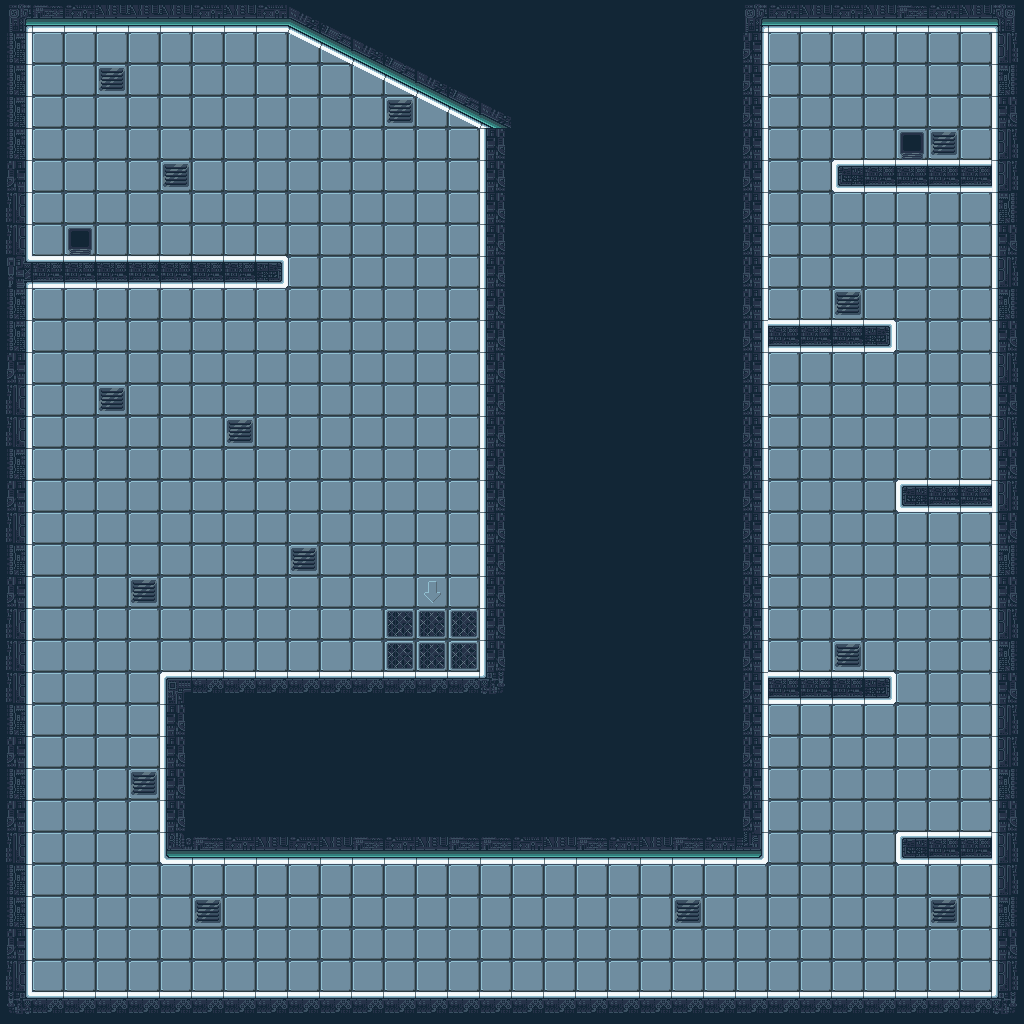

Below is a game level as drawn by its tile map, then a one-line description and the .tmx file that defines it, in full:
An orthogonal 32x32 tile map with 32x32 px tiles, 2 tile layers (Background, Walls) and 16 objects.

<map version="1.5" tiledversion="2021.03.23" orientation="orthogonal" renderorder="right-down" width="32" height="32" tilewidth="32" tileheight="32" infinite="0" nextlayerid="7" nextobjectid="24">
 <tileset firstgid="1" source="lab.tsx" />
 <layer id="2" name="Background" width="32" height="32">
  <data encoding="csv">
0,0,0,0,0,0,0,0,0,0,0,0,0,0,0,0,0,0,0,0,0,0,0,0,0,0,0,0,0,0,0,0,
0,31,31,31,31,31,31,31,31,31,31,31,31,31,31,31,31,31,31,31,31,31,31,31,31,31,31,31,31,31,31,0,
0,31,31,31,31,31,31,31,31,31,31,31,31,31,31,31,31,31,31,31,31,31,31,31,31,31,31,31,31,31,31,0,
0,31,31,31,31,31,31,31,31,31,31,31,31,31,31,31,31,31,31,31,31,31,31,31,31,31,31,31,31,31,31,0,
0,31,31,31,31,31,31,31,31,31,31,31,31,31,31,31,31,31,31,31,31,31,31,31,31,31,31,31,31,31,31,0,
0,31,31,31,31,31,31,31,31,31,31,31,31,31,31,31,31,31,31,31,31,31,31,31,31,31,31,31,31,31,31,0,
0,31,31,31,31,31,31,31,31,31,31,31,31,31,31,31,31,31,31,31,31,31,31,31,31,31,31,31,31,31,31,0,
0,31,31,31,31,31,31,31,31,31,31,31,31,31,31,31,31,31,31,31,31,31,31,31,31,31,31,31,31,31,31,0,
0,31,31,31,31,31,31,31,31,31,31,31,31,31,31,31,31,31,31,31,31,31,31,31,31,31,31,31,31,31,31,0,
0,31,31,31,31,31,31,31,31,31,31,31,31,31,31,31,31,31,31,31,31,31,31,31,31,31,31,31,31,31,31,0,
0,31,31,31,31,31,31,31,31,31,31,31,31,31,31,31,31,31,31,31,31,31,31,31,31,31,31,31,31,31,31,0,
0,31,31,31,31,31,31,31,31,31,31,31,31,31,31,31,31,31,31,31,31,31,31,31,31,31,31,31,31,31,31,0,
0,31,31,31,31,31,31,31,31,31,31,31,31,31,31,31,31,31,31,31,31,31,31,31,31,31,31,31,31,31,31,0,
0,31,31,31,31,31,31,31,31,31,31,31,31,31,31,31,31,31,31,31,31,31,31,31,31,31,31,31,31,31,31,0,
0,31,31,31,31,31,31,31,31,31,31,31,31,31,31,31,31,31,31,31,31,31,31,31,31,31,31,31,31,31,31,0,
0,31,31,31,31,31,31,31,31,31,31,31,31,31,31,31,31,31,31,31,31,31,31,31,31,31,31,31,31,31,31,0,
0,31,31,31,31,31,31,31,31,31,31,31,31,31,31,31,31,31,31,31,31,31,31,31,31,31,31,31,31,31,31,0,
0,31,31,31,31,31,31,31,31,31,31,31,31,31,31,31,31,31,31,31,31,31,31,31,31,31,31,31,31,31,31,0,
0,31,31,31,31,31,31,31,31,31,31,31,31,31,31,31,31,31,31,31,31,31,31,31,31,31,31,31,31,31,31,0,
0,31,31,31,31,31,31,31,31,31,31,31,31,31,31,31,31,31,31,31,31,31,31,31,31,31,31,31,31,31,31,0,
0,31,31,31,31,31,31,31,31,31,31,31,31,31,31,31,31,31,31,31,31,31,31,31,31,31,31,31,31,31,31,0,
0,31,31,31,31,31,31,31,31,31,31,31,31,31,31,31,31,31,31,31,31,31,31,31,31,31,31,31,31,31,31,0,
0,31,31,31,31,31,31,31,31,31,31,31,31,31,31,31,31,31,31,31,31,31,31,31,31,31,31,31,31,31,31,0,
0,31,31,31,31,31,31,31,31,31,31,31,31,31,31,31,31,31,31,31,31,31,31,31,31,31,31,31,31,31,31,0,
0,31,31,31,31,31,31,31,31,31,31,31,31,31,31,31,31,31,31,31,31,31,31,31,31,31,31,31,31,31,31,0,
0,31,31,31,31,31,31,31,31,31,31,31,31,31,31,31,31,31,31,31,31,31,31,31,31,31,31,31,31,31,31,0,
0,31,31,31,31,31,31,31,31,31,31,31,31,31,31,31,31,31,31,31,31,31,31,31,31,31,31,31,31,31,31,0,
0,31,31,31,31,31,31,31,31,31,31,31,31,31,31,31,31,31,31,31,31,31,31,31,31,31,31,31,31,31,31,0,
0,31,31,31,31,31,31,31,31,31,31,31,31,31,31,31,31,31,31,31,31,31,31,31,31,31,31,31,31,31,31,0,
0,31,31,31,31,31,31,31,31,31,31,31,31,31,31,31,31,31,31,31,31,31,31,31,31,31,31,31,31,31,31,0,
0,31,31,31,31,31,31,31,31,31,31,31,31,31,31,31,31,31,31,31,31,31,31,31,31,31,31,31,31,31,31,0,
0,0,0,0,0,0,0,0,0,0,0,0,0,0,0,0,0,0,0,0,0,0,0,0,0,0,0,0,0,0,0,0
</data>
 </layer>
 <layer id="1" name="Walls" width="32" height="32">
  <data encoding="csv">
15,76,77,78,78,78,77,78,77,35,36,59,59,59,59,59,59,59,58,58,58,58,58,15,77,78,77,78,76,77,78,16,
52,0,0,0,0,0,0,0,0,44,45,35,36,59,59,59,59,59,49,50,51,51,51,61,0,0,0,0,0,0,0,66,
52,0,0,22,0,0,0,0,0,0,0,44,45,35,36,59,59,59,58,59,60,60,60,61,0,0,0,0,0,0,0,48,
52,0,0,0,0,0,0,0,0,0,0,0,22,44,45,35,59,59,67,68,69,69,69,61,0,0,0,0,0,0,0,57,
52,0,0,0,0,0,0,0,0,0,0,0,0,0,0,57,59,59,49,49,67,68,69,61,0,0,0,0,30,22,0,66,
61,0,0,0,0,22,0,0,0,0,0,0,0,0,0,57,59,59,58,58,67,68,69,61,0,0,32,33,33,33,33,66,
70,0,0,0,0,0,0,0,0,0,0,0,0,0,0,57,59,59,67,67,67,68,69,61,0,0,0,0,0,0,0,48,
70,0,30,0,0,0,0,0,0,0,0,0,0,0,0,57,59,59,49,49,67,68,69,61,0,0,0,0,0,0,0,57,
46,33,33,33,33,33,33,33,34,0,0,0,0,0,0,57,59,59,58,58,67,68,69,61,0,0,0,0,0,0,0,66,
52,0,0,0,0,0,0,0,0,0,0,0,0,0,0,57,59,59,67,67,67,68,69,61,0,0,22,0,0,0,0,48,
52,0,0,0,0,0,0,0,0,0,0,0,0,0,0,57,59,59,67,67,67,68,69,61,33,33,33,34,0,0,0,57,
61,0,0,0,0,0,0,0,0,0,0,0,0,0,0,57,59,59,67,68,67,68,69,61,0,0,0,0,0,0,0,66,
70,0,0,22,0,0,0,0,0,0,0,0,0,0,0,57,59,59,67,68,69,51,60,61,0,0,0,0,0,0,0,57,
70,0,0,0,0,0,0,22,0,0,0,0,0,0,0,57,59,59,67,68,69,60,69,61,0,0,0,0,0,0,0,66,
52,0,0,0,0,0,0,0,0,0,0,0,0,0,0,57,59,59,67,68,69,69,51,61,0,0,0,0,0,0,0,57,
61,0,0,0,0,0,0,0,0,0,0,0,0,0,0,57,59,59,49,67,68,69,60,61,0,0,0,0,32,33,33,66,
70,0,0,0,0,0,0,0,0,0,0,0,0,0,0,57,59,59,49,67,68,69,69,61,0,0,0,0,0,0,0,57,
52,0,0,0,0,0,0,0,0,22,0,0,0,0,0,57,59,59,58,67,67,68,69,61,0,0,0,0,0,0,0,48,
61,0,0,0,22,0,0,0,0,0,0,0,0,20,0,57,59,59,67,67,67,68,69,61,0,0,0,0,0,0,0,57,
70,0,0,0,0,0,0,0,0,0,0,0,21,21,21,57,59,59,67,68,69,69,60,61,0,0,0,0,0,0,0,66,
70,0,0,0,0,0,0,0,0,0,0,0,21,21,21,57,59,59,49,67,68,69,69,61,0,0,22,0,0,0,0,48,
70,0,0,0,0,39,41,41,41,41,41,41,41,41,41,25,59,59,49,50,67,68,69,61,33,33,33,34,0,0,0,57,
52,0,0,0,0,57,49,50,49,49,50,49,50,49,49,50,49,50,58,49,67,68,69,61,0,0,0,0,0,0,0,66,
61,0,0,0,0,57,49,49,58,49,49,49,49,58,58,49,49,49,67,58,67,68,69,61,0,0,0,0,0,0,0,66,
52,0,0,0,22,57,58,58,67,58,58,58,58,67,67,58,58,58,58,67,67,68,69,61,0,0,0,0,0,0,0,48,
61,0,0,0,0,57,67,67,67,67,67,67,67,67,68,67,67,67,67,67,67,68,69,61,0,0,0,0,0,0,0,57,
70,0,0,0,0,75,76,77,78,77,78,76,77,78,76,76,77,78,76,77,78,76,77,79,0,0,0,0,32,33,33,66,
52,0,0,0,0,0,0,0,0,0,0,0,0,0,0,0,0,0,0,0,0,0,0,0,0,0,0,0,0,0,0,66,
52,0,0,0,0,0,22,0,0,0,0,0,0,0,0,0,0,0,0,0,0,22,0,0,0,0,0,0,0,22,0,48,
61,0,0,0,0,0,0,0,0,0,0,0,0,0,0,0,0,0,0,0,0,0,0,0,0,0,0,31,0,0,0,57,
70,0,0,0,0,0,0,0,0,0,0,0,0,0,0,0,0,0,0,0,0,0,0,0,0,0,0,31,0,0,0,66,
24,41,41,41,41,41,41,41,41,41,41,41,41,41,41,41,41,41,41,41,41,41,41,41,41,41,41,41,41,41,41,25
</data>
 </layer>
 <objectgroup id="3" name="collision">
  <object id="1" x="992" y="25.1136" width="32" height="998.72" />
  <object id="2" x="0.0681818" y="992.125" width="991.932" height="31.875" />
  <object id="3" x="-0.00568182" y="-0.127121" width="32" height="992.08" />
  <object id="4" x="32.034" y="0.0625" width="991.932" height="31.875" />
  <object id="10" x="32" y="256" width="256" height="32" />
  <object id="13" x="480" y="32" width="288" height="832" />
  <object id="14" x="160" y="672" width="320" height="192" />
  <object id="15" x="768" y="672" width="128" height="32" />
  <object id="16" x="896" y="832" width="96" height="32" />
  <object id="17" x="992" y="864" />
  <object id="18" x="896" y="480" width="96" height="32" />
  <object id="19" x="768" y="320" width="128" height="32" />
  <object id="20" x="832" y="160" width="160" height="32" />
 </objectgroup>
 <objectgroup id="4" name="trigger_1">
  <object id="12" x="896" y="128" width="32" height="32" />
 </objectgroup>
 <objectgroup id="6" name="trigger_2">
  <object id="23" x="384" y="608" width="96" height="64" />
 </objectgroup>
 <objectgroup id="5" name="start">
  <object id="9" x="64" y="160" width="64" height="64" />
 </objectgroup>
</map>
